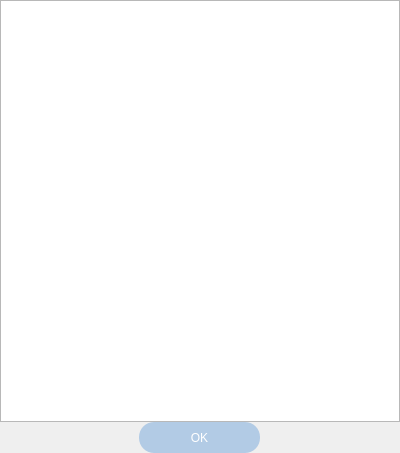
<?xml version="1.0" encoding="UTF-8"?>
<ui version="4.0">
 <class>Dialog</class>
 <widget class="QDialog" name="Dialog">
  <property name="geometry">
   <rect>
    <x>0</x>
    <y>0</y>
    <width>400</width>
    <height>453</height>
   </rect>
  </property>
  <property name="windowTitle">
   <string>GeneSelection</string>
  </property>
  <layout class="QHBoxLayout" name="horizontalLayout">
   <property name="spacing">
    <number>0</number>
   </property>
   <property name="leftMargin">
    <number>0</number>
   </property>
   <property name="topMargin">
    <number>0</number>
   </property>
   <property name="rightMargin">
    <number>0</number>
   </property>
   <property name="bottomMargin">
    <number>0</number>
   </property>
   <item>
    <layout class="QVBoxLayout" name="verticalLayout">
     <item>
      <widget class="QTableWidget" name="table"/>
     </item>
     <item alignment="Qt::AlignHCenter">
      <widget class="QPushButton" name="pushButton">
       <property name="minimumSize">
        <size>
         <width>121</width>
         <height>31</height>
        </size>
       </property>
       <property name="maximumSize">
        <size>
         <width>121</width>
         <height>31</height>
        </size>
       </property>
       <property name="styleSheet">
        <string notr="true">QPushButton {  
    background-color: rgb(178, 203, 229); /* 设置背景颜色，这里以绿色为例 */  
    border: none; /* 移除边框 */  
    border-radius: 15px; /* 设置圆角半径 */  
    color: white; /* 设置文本颜色 */  
    padding: 10px 20px; /* 设置内边距 */  
}  
  
/* 当按钮被按下时的样式 */  
QPushButton:pressed {  
    background-color: rgb(159, 186, 214); /* 设置按下时的背景颜色，这里是稍暗的绿色 */  
}</string>
       </property>
       <property name="text">
        <string>OK</string>
       </property>
      </widget>
     </item>
    </layout>
   </item>
  </layout>
 </widget>
 <resources/>
 <connections/>
</ui>
